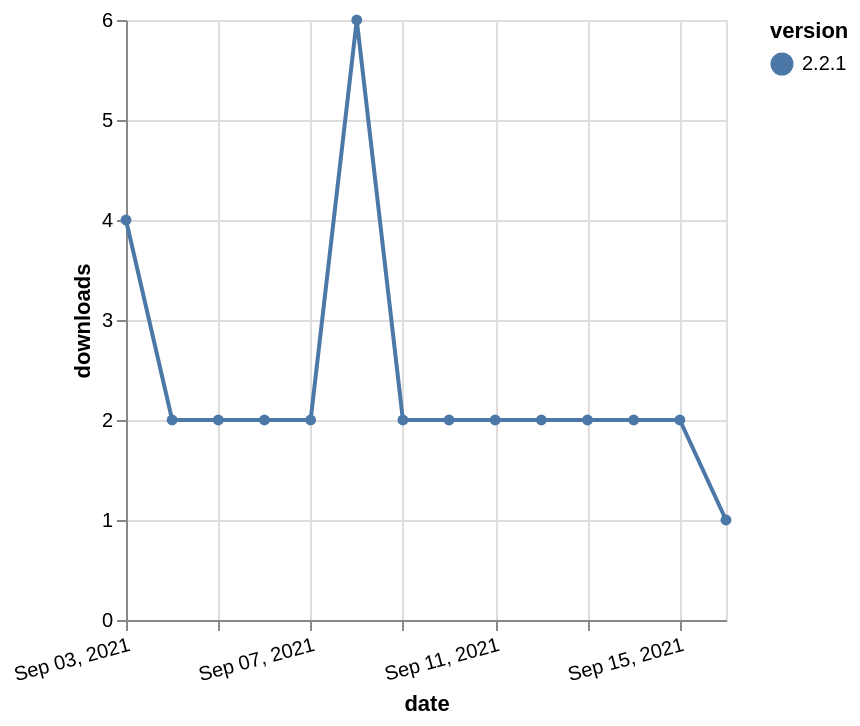

Write the Vega-Lite specification saved for this chart.
### Vega-Lite specification from a JSON file in a GitHub repository (floating-point values rounded to 4 significant figures)
{"$schema": "https://vega.github.io/schema/vega-lite/v5.json", "description": "A simple bar chart with embedded data.", "data": {"values": [{"date": "2021-09-03", "total": 1104, "delta": 4, "version": "2.2.1"}, {"date": "2021-09-04", "total": 1106, "delta": 2, "version": "2.2.1"}, {"date": "2021-09-05", "total": 1108, "delta": 2, "version": "2.2.1"}, {"date": "2021-09-06", "total": 1110, "delta": 2, "version": "2.2.1"}, {"date": "2021-09-07", "total": 1112, "delta": 2, "version": "2.2.1"}, {"date": "2021-09-08", "total": 1118, "delta": 6, "version": "2.2.1"}, {"date": "2021-09-09", "total": 1120, "delta": 2, "version": "2.2.1"}, {"date": "2021-09-10", "total": 1122, "delta": 2, "version": "2.2.1"}, {"date": "2021-09-11", "total": 1124, "delta": 2, "version": "2.2.1"}, {"date": "2021-09-12", "total": 1126, "delta": 2, "version": "2.2.1"}, {"date": "2021-09-13", "total": 1128, "delta": 2, "version": "2.2.1"}, {"date": "2021-09-14", "total": 1130, "delta": 2, "version": "2.2.1"}, {"date": "2021-09-15", "total": 1132, "delta": 2, "version": "2.2.1"}, {"date": "2021-09-16", "total": 1133, "delta": 1, "version": "2.2.1"}]}, "width": "container", "mark": {"type": "line", "point": {"filled": true}}, "encoding": {"x": {"field": "date", "type": "temporal", "timeUnit": "yearmonthdate", "title": "date", "axis": {"labelAngle": -15}}, "y": {"field": "delta", "type": "quantitative", "title": "downloads"}, "color": {"field": "version", "type": "nominal"}, "tooltip": {"field": "delta"}}}
